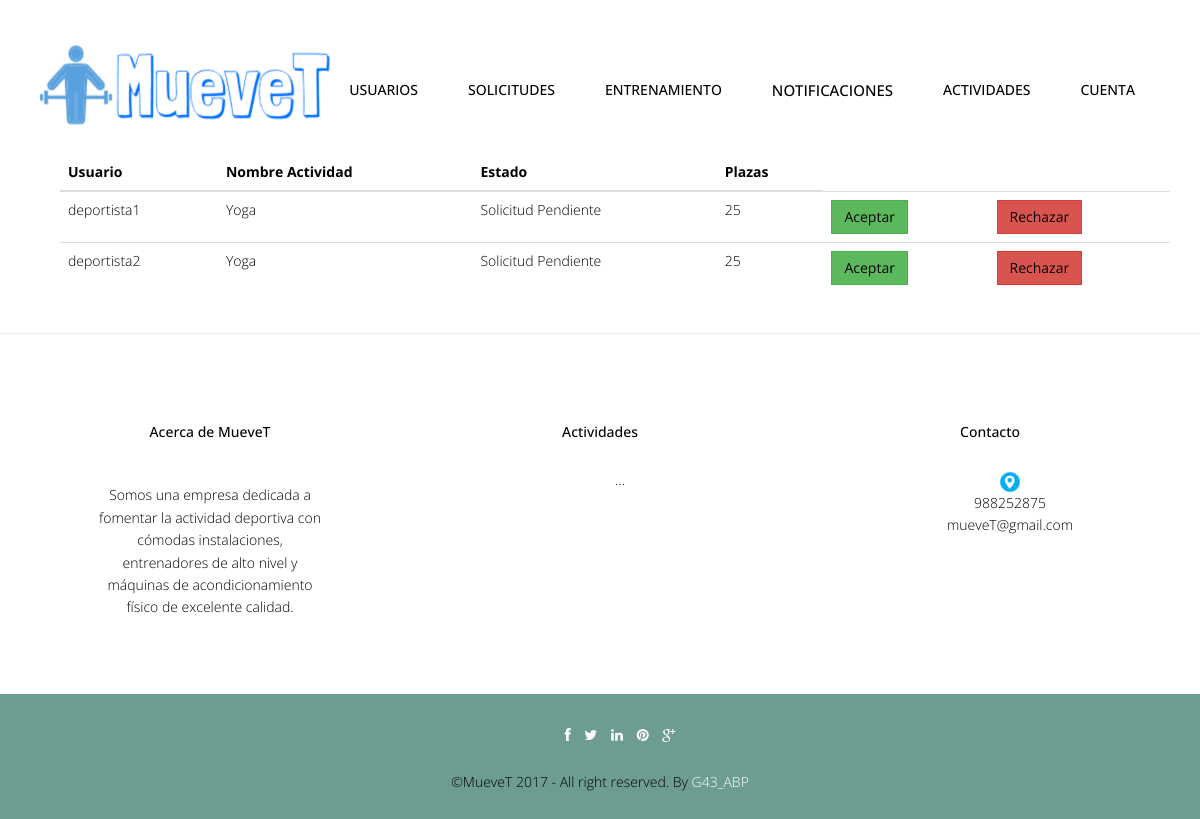
Page /abp/Controllers/INSCRIPCION_Controller.php?act=grupal (signed in) on the earlier database version.
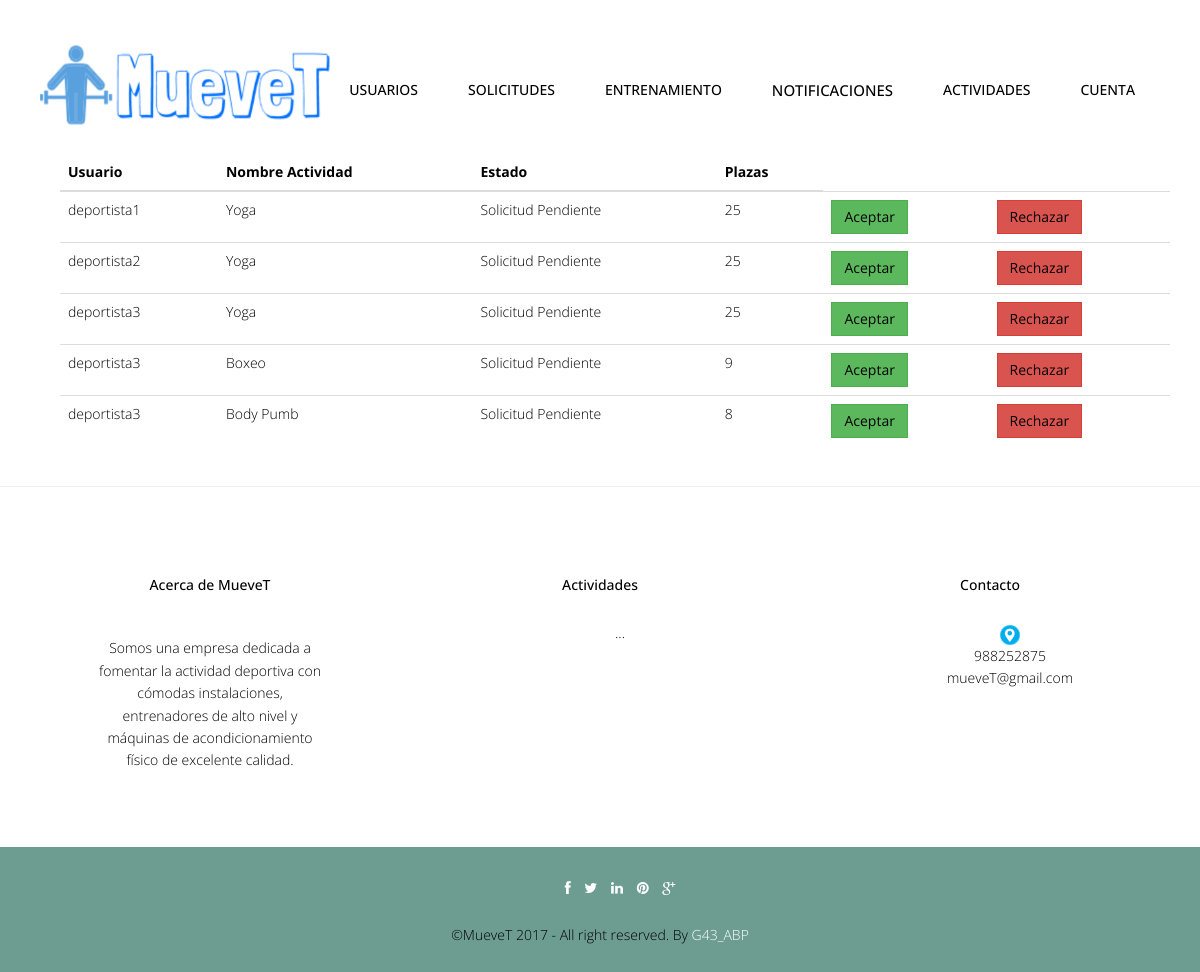
Same page on the later database version.
### tables this page shows
CREATE TABLE IF NOT EXISTS `deportista_inscribir_actividadgrupal` (
  `userName` varchar(20) NOT NULL,
  `idActividadGrupal` int(10) NOT NULL,
  `estado` tinyint(1) DEFAULT '0',
  `plazasDisponibles` int(10) NOT NULL
);

CREATE TABLE IF NOT EXISTS `actividadgrupal` (
  `idActividadGrupal` int(10) NOT NULL,
  `nombreActividadGrupal` varchar(80) NOT NULL,
  `descripcionActividadGrupal` text,
  `numPlazasActividadGrupal` int(10) NOT NULL,
  `username` varchar(20) NOT NULL,
  `idInstalacion` int(10) NOT NULL
);

### abp/Controllers/INSCRIPCION_Controller.php (called while the page is built, shortened)
<?php
include '../Models/INSCRIPCION_Model.php';
include '../Views/header.php';
Switch ($_REQUEST['accion']) {
    default:
        if ($_REQUEST['act'] == 'grupal') {
            if (!isset($_REQUEST['idInscripcion'])) {
                $inscripcion = new INSCRIPCION_Model('', '', '', '');
            } else {
                $inscripcion = get_data_form();
            }
            $datos = $inscripcion->ConsultarTodoGrupales();
        }
        if (!tienePermisos('INSCRIPCIONPENDIENTE_Show')) {
            new Mensaje('No tienes los permisos necesarios', '../Views/DEFAULT_Vista.php');
        } else {
            new INSCRIPCIONPENDIENTE_Show($datos, $_REQUEST['act'], '../Views/DEFAULT_Vista.php');
        }
}
?>

### abp/Models/INSCRIPCION_Model.php (called while the page is built, shortened)
<?php
include '../Functions/LibraryFunctions.php';
class INSCRIPCION_Model {
    var $mysqli;
    function ConectarBD() {
        $this->mysqli = new mysqli("localhost", "root", "", "gymgest");
    }
    function ConsultarTodoGrupales() {
        $sql = "SELECT * FROM DEPORTISTA_INSCRIBIR_ACTIVIDADGRUPAL WHERE estado = 0";
        if (!($resultado = $this->mysqli->query($sql))) {
            return 'Error en la consulta sobre la base de datos.';
        } else {
            $toret = array();
            $i = 0;
            while ($fila = $resultado->fetch_array()) {
                $toret[$i] = $fila;
                $i++;
            }
            return $toret;
        }
    }
}
?>

### abp/Views/INSCRIPCIONPENDIENTE_SHOWALL_Vista.php (the view, shortened to what this page needs)
<?php
class INSCRIPCIONPENDIENTE_Show {
    private $datos;
    private $actividad;
    function __construct($array, $actividad, $volver) {
        $this->datos = $array;
        $this->actividad = $actividad;
        $this->render();
    }
    function render() {
        ?>
        <div class="container">
            <?php
            if ($this->actividad == 'grupal') {
                $lista = array('userName', 'idActividadGrupal', 'estado', 'plazasDisponibles');
            } else {
                $lista = array('userName', 'idActividadIndividual', 'estado');
            }
            ?>
            <div class="container">
                <div class="col-lg-12">
                    <table class="table">
                        <thead class="thead-dark">
                            <tr>
                                <?php
                                foreach ($lista as $titulo) {
                                    echo "<th>";
                                    if ($titulo == 'idActividadGrupal') {
                                        $titulo = 'nombreActividadGrupal';
                                        echo $strings[$titulo];
                                    } else if ($titulo == 'idActividadIndividual') {
                                        $titulo = 'nombreActividadGrupal';
                                        echo $strings[$titulo];
                                    } else {
                                        echo $strings[$titulo];
                                    }
                                    echo "</th>";
                                }
                                echo "</tr>";
                                echo "</thead>";
                                echo "<tbody>";
                                for ($j = 0; $j < count($this->datos); $j++) {
                                    echo "<tr>";
                                    foreach ($this->datos [$j] as $clave => $valor) {
                                        for ($i = 0; $i < count($lista); $i++) {
                                            if ($clave === $lista[$i]) {
                                                echo "<td>";
                                                if (($clave === 'idActividadGrupal')) {
                                                    echo ConsultarNombreActividadGrupal($valor);
                                                    break;
                                                }
                                                if (($clave === 'estado')) {
                                                    echo $strings[$valor];
                                                    break;
                                                } else {
                                                    echo $valor;
                                                }
                                                echo "</td>";
                                            }
                                        }
                                    }
                                    if ($this->actividad == 'grupal') {
                                        ?>
                                        <td><button type="button" class="btn btn-success"><a href='INSCRIPCION_Controller.php?act=<?php echo $this->actividad . '&userName=' . $this->datos[$j]['userName'] . '&actividad=' . $this->datos[$j]['idActividadGrupal'] . '&accion=' . $strings['Aceptar']; ?>'><?php echo $strings['Aceptar']; ?></a></button></td>
                                        <td><button type="button" class="btn btn-danger"> <a href='INSCRIPCION_Controller.php?act=<?php echo $this->actividad . '&userName=' . $this->datos[$j]['userName'] . '&actividad=' . $this->datos[$j]['idActividadGrupal'] . '&accion=' . $strings['Rechazar']; ?>'><?php echo $strings['Rechazar']; ?></a></button></td>
                                                <?php
                                            }
                                        }
                                        ?>
                                </tbody>
                    </table>
                </div>
            </div>
        </div>
        <?php
        include '../Views/footer.php';
    }
}

### abp/Views/header.php (shortened to what this page needs)
<!DOCTYPE html>
<html lang="en">
    <head>
        <link href="../css/bootstrap.min.css" rel="stylesheet">
        <link href="../css/responsive-slider.css" rel="stylesheet">
        <link rel="stylesheet" href="../css/animate.css">
        <link rel="stylesheet" href="../css/font-awesome.min.css">
        <link href="../css/style.css" rel="stylesheet">
    </head>
    <body>
        <header>
            <div class="container">
                <div class="row">
                    <nav class="navbar navbar-default" role="navigation">
                        <div class="container-fluid">
                            <div class="navbar-header">
                                <div class="navbar-brand">
                                    <br><a href="../index.php"><img src="../img/logo.png" width="290" height="80"></a>
                                </div>
                            </div>
                            <div class="menu">
                                <ul class="nav nav-tabs" role="tablist">
                                    <?php
                                    showNavbar();
                                    ?>
                                </ul>
                            </div>
                        </div>
                    </nav>
                </div>
            </div>
        </header>

### abp/Functions/LibraryFunctions.php (shortened to what this page needs)
<?php
function ConsultarNombreActividadGrupal($idActividadGrupal) {
    $mysqli = new mysqli("localhost", "root", "", "gymgest");
    $sql = "SELECT nombreActividadGrupal FROM ACTIVIDADGRUPAL WHERE idActividadGrupal='" . $idActividadGrupal . "'";
    $result = $mysqli->query($sql)->fetch_array();
    return $result['nombreActividadGrupal'];
}
function añadirFuncionalidades($NOM) {
    $mysqli = new mysqli("localhost", "root", "", "gymgest");
    $rol = "SELECT tipoUsuario FROM USUARIO  WHERE userName='" . $NOM['login'] . "'";
    $sql = "SELECT DISTINCT categoriaFuncionalidad FROM FUNCIONALIDAD, FUNCIONALIDAD_ROL WHERE FUNCIONALIDAD_ROL.idFuncionalidad = FUNCIONALIDAD.idFuncionalidad AND FUNCIONALIDAD_ROL.idRol=(" . $rol . ")";
    if (!($resultado = $mysqli->query($sql))) {
        echo 'Error en la consulta sobre la base de datos';
    } else {
        while ($fila = $resultado->fetch_array()) {
            $funcionalidad = $fila['categoriaFuncionalidad'];
            switch ($funcionalidad) {
                case "Gestion Usuarios":
                    ?>
                    <li class="nav-item dropdown">
                        <a class="nav-link dropdown-toggle" href="" id="navbarDropdownMenuLink" data-toggle="dropdown" aria-haspopup="true" aria-expanded="false" ><?php echo $strings['Gestión de Usuarios'] ?> </a>
                    </li>
                    <?php
                    break;
                case "Gestion Actividad Grupal":
                    ?>
                    <li class="nav-item dropdown">
                        <a class="nav-link dropdown-toggle" href="" id="navbarDropdownMenuLink" data-toggle="dropdown" aria-haspopup="true" aria-expanded="false"><?php echo $strings['Gestión de Actividades'] ?> </a>
                    </li>
                    <?php
                    break;
                case "Gestion Ejercicios":
                    ?>
                    <li class="nav-item dropdown">
                        <a class="nav-link dropdown-toggle" href="" id="navbarDropdownMenuLink" data-toggle="dropdown" aria-haspopup="true" aria-expanded="false" ><?php echo $strings['Entrenamiento'] ?> </a>
                    </li>
                    <?php
                    break;
                case "Gestion Notificaciones":
                    ?><li><a style="font-size:15px;" href='../Controllers/NOTIFICACION_Controller.php'><?php echo $strings['Gestión de notificaciones']; ?></a></li> <?php
                    break;
                case "Gestion Inscripciones":
                    ?><li class="nav-item dropdown">
                        <a class="nav-link dropdown-toggle" href="" id="navbarDropdownMenuLink" data-toggle="dropdown" aria-haspopup="true" aria-expanded="false"><?php echo $strings['Gestión de Inscripciones'] ?> </a>
                    </li>
                    <?php
                    break;
                default:
                    break;
            }
        }
    }
}
function showNavbar() {
    if (!isset($_SESSION)) {
        echo '<br><br><li role="presentation" class="active"><a href="../Functions/Conectar.php" class="m1">Iniciar Sesion</a></li>';
        echo '<li role="presentation"><a href="" class="m1">Sobre Nosotros</a></li>';
        echo '<li role="presentation"><a href="" class="m1">Contacto</a></li>';
    } else {
        añadirFuncionalidades($_SESSION);
        ?>
        <li class="nav-item dropdown">
            <a class="nav-link dropdown-toggle" href="" id="navbarDropdownMenuLink" data-toggle="dropdown" aria-haspopup="true" aria-expanded="false">
                <?php echo $strings['Cuenta'] ?>
            </a>
        </li>
        <?php
    }
}
?>

### abp/Views/footer.php (shortened to what this page needs)
<hr>
	<footer>
		<div class="container">
			<div class="row">
				<div class="col-lg-4">
					<div class="widget">
						<h5 class="widgetheading">Acerca de MueveT</h5>
						<p>Somos una empresa dedicada a fomentar la actividad deportiva con cómodas instalaciones, entrenadores de alto nivel y máquinas de acondicionamiento físico de excelente calidad.</p>
					</div>
				</div>
				<div class="col-lg-4">
					<div class="widget">
						<h5 class="widgetheading">Actividades</h5>
						<ul class="link-list">
							<li><a href="#">...</a></li>
						</ul>
					</div>
				</div>
				<div class="col-lg-4">
					<div class="widget">
						<h5 class="widgetheading">Contacto</h5>
						<ul class="link-list">
                                                    <li><a target="_blank" href="https://www.google.es/maps/place/ESEI+-+Escola+Superior+de+Enxe%C3%B1er%C3%ADa+Inform%C3%A1tica/@42.3449233,-7.8554787,15z/data=!4m2!3m1!1s0x0:0xbb2380c0a6827554?sa=X&ved=0ahUKEwiKoO6ZjtLXAhUGXBQKHfQGBFYQ_BIIjQEwCw"><img src="../img/gps.png" width="20px" height="20px"></a></li>
							<li><a href="#">988252875</a></li>
							<li><a href="#">mueveT@gmail.com</a></li>
						</ul>
					</div>
				</div>
			</div>
		</div>
		<div class="sub-footer">
			<div class="container">
				<div class="row">
					<div class="col-lg-12">
						<ul class="social-network">
							<li><a href="#" data-placement="top" title="Facebook"><i class="fa fa-facebook fa-1x"></i></a></li>
							<li><a href="#" data-placement="top" title="Twitter"><i class="fa fa-twitter fa-1x"></i></a></li>
							<li><a href="#" data-placement="top" title="Linkedin"><i class="fa fa-linkedin fa-1x"></i></a></li>
							<li><a href="#" data-placement="top" title="Pinterest"><i class="fa fa-pinterest fa-1x"></i></a></li>
							<li><a href="#" data-placement="top" title="Google plus"><i class="fa fa-google-plus fa-1x"></i></a></li>
						</ul>
					</div>
					<div class="col-lg-12">
						<div class="copyright">
							<p>
								<span>&copy;MueveT 2017 - All right reserved. By </span><a href="" target="_blank">G43_ABP</a>
							</p>
						</div>
					</div>
				</div>
			</div>
		</div>
	</footer>
  </body>
</html>

### abp/css/style.css (style rules this page uses)
body { font-family:'Open Sans', Arial, sans-serif; font-size:14px; font-weight:300; line-height:1.6em; color:#000; background-color:#fff; }
hi,h2,h3,h4,h5,h6 { color:#000; line-height:1.1em; }
p { color:#000; }
.navbar-default { margin-top:-10px; background-color: #fff; border-radius:0; border:0; }
.container-fluid > .navbar-header { margin-right: 30px; margin-left: 10px; margin-top:20px; border-radius:0; }
.navbar-brand { float: left; height: 30px; padding: 15px 15px; font-size: 18px; line-height: 20px; }
.menu { font-size:14px; float:right; text-transform:uppercase; font-weight:500; }
.menu ul.nav-tabs li { color:#000; }
.nav-tabs { border-bottom: 0; }
.nav-tabs > li { float: left; margin-bottom: 0; }
.nav-tabs > li > a { margin-bottom:20px; margin-right: 20px; line-height: 1.42857143; border-bottom: 3px solid transparent; border-radius:0; color:#000; border-top:0; border-right:0; border-left:0; }
.blog h3,p { color:#000; padding:15px; }
.widget { margin-top:10px; padding:50px; text-align:center; }
.widget p,ul { margin-top:30px; }
.link-list ul,li,a { color:#000; list-style:none; }
.copyright { text-align:center; }
.copyright a { color:#fff; }
.sub-footer { background-color: #6D9C91; }
ul.social-network { list-style:none; margin-top:30px; text-align:center; }
ul.social-network li { display:inline; margin: 0 5px; color:#fff; }
ul.social-network li a { color:#fff; }

### abp/css/overwrite.css (style rules this page uses)
.btn { text-shadow: none; background-image:none; border-color: none; border-bottom-color: none; -webkit-box-shadow: none; -moz-box-shadow: none; box-shadow: none; }
.btn { outline:0; -webkit-border-radius: 0; -moz-border-radius: 0; border-radius: 0; }

Differences in the rows shown:
added deportista_inscribir_actividadgrupal: userName "deportista3", idActividadGrupal.nombreActividadGrupal "Yoga", estado "Solicitud Pendiente", plazasDisponibles "25"
added deportista_inscribir_actividadgrupal: userName "deportista3", idActividadGrupal.nombreActividadGrupal "Boxeo", estado "Solicitud Pendiente", plazasDisponibles "9"
added deportista_inscribir_actividadgrupal: userName "deportista3", idActividadGrupal.nombreActividadGrupal "Body Pumb", estado "Solicitud Pendiente", plazasDisponibles "8"
Other differences:
new list line: "Aceptar Rechazar"
